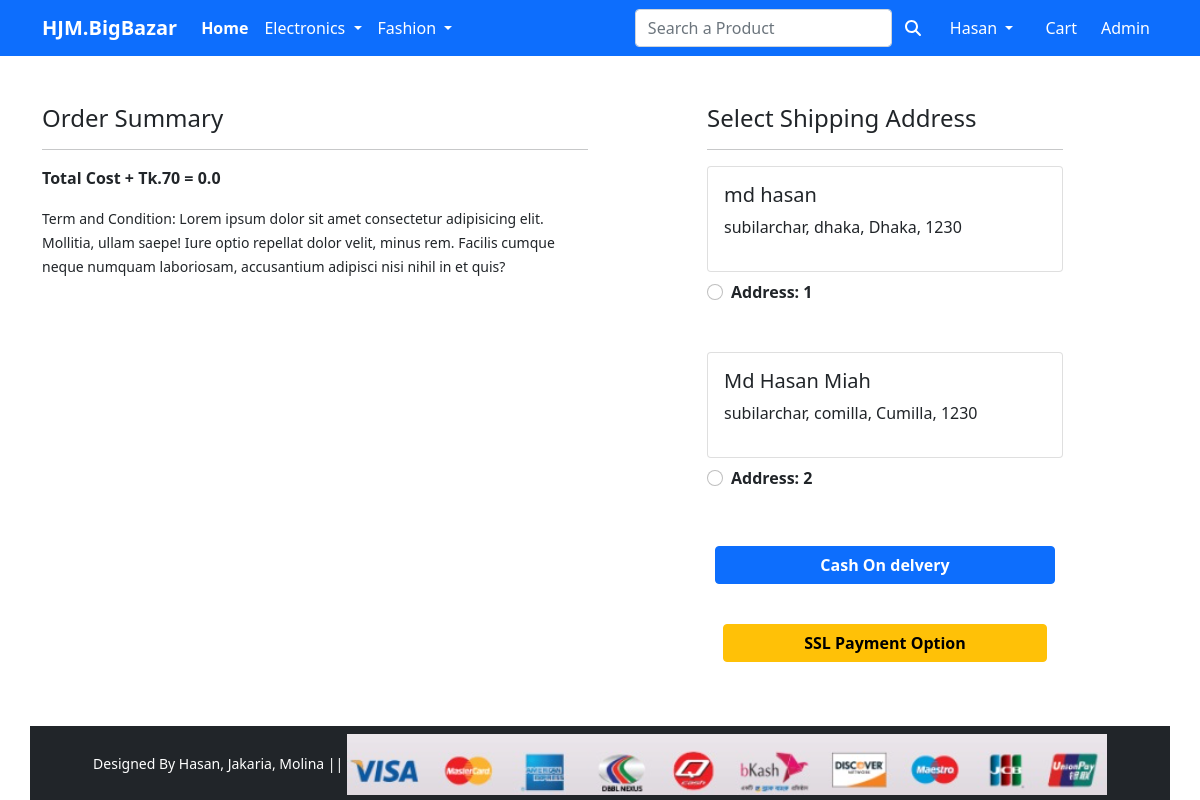
Screenshot of /checkout/ (signed in) with the database file from the repository.
### app/models.py (models this page shows, shortened)
class Customer(models.Model):
 user = models.ForeignKey(User, on_delete=models.CASCADE)
 name = models.CharField(max_length=200)
 locality = models.CharField(max_length=200)
 city = models.CharField(max_length=50)
 zipcode = models.IntegerField()
 state = models.CharField(choices=STATE_CHOICES, max_length=50)

### app/views.py (the view)
# urls.py: path('checkout/', views.checkout, name='checkout'),
@login_required
def checkout(request):
    user = request.user
    add = Customer.objects.filter(user=user)
    payment_method = PaymentMethodForm()
    cart_items = Cart.objects.filter(user=user)
    amount = 0.0
    shipping_amount = 70.0
    total_amount = 0.0
    cart_product = [p for p in Cart.objects.all() if p.user == user]
    if cart_product:
        for p in cart_product:
                tempamount =(p.quantity * p.product.discounted_price)
                amount += tempamount
                total_amount = amount + shipping_amount
    return render(request, 'app/checkout.html', {'add':add, 'total_amount':total_amount, 'cart_items':cart_items})

### app/templates/app/checkout.html (shortened to what this page needs)
{% extends 'app/base.html' %}
{% load static %}
{% block main-content %}
<div class="container">
 <div class="row mt-5">
  <div class="col-sm-6">
    <h4>Order Summary</h4>
    <hr>
    <p class="fw-bold"> Total Cost + Tk.70 = {{total_amount}}</p>
    <small>Term and Condition: Lorem ipsum dolor sit amet consectetur adipisicing elit. Mollitia, ullam saepe! Iure optio repellat dolor velit, minus rem. Facilis cumque neque numquam laboriosam, accusantium adipisci nisi nihil in et quis?</small>
  </div>
  <div class="col-sm-4 offset-sm-1">
    <h4>Select Shipping Address</h4>
    <hr>
    <form action="/paymentdone" id="myform">
      {% for ad  in add %}
      <div class="card">
        <div class="card-body">
        <h5>{{ad.name}}</h5>
        <p>{{ad.locality}}, {{ad.city}}, {{ad.state}}, {{ad.zipcode}}</p>
        </div>
      </div>
        <div class="form-check mt-2 mb-5">
          <input class="form-check-input" type="radio" name="custid" id="custid{{forloop.counter}}" value="{{ad.id}}">
          <label class="form-check-label fw-bold" for="custadd{{forloop.counter}}">
            Address: {{forloop.counter}} </label>
        </div>
       {% endfor %}
       <div class="p-2 w-full">
        <div class="d-grid gap-3">
        <button type="submit" class="btn btn-primary px-5 fw-bold ">Cash On delvery</button>
       </div>
      </div>
      </form>
      <form method="POST" action="{% url 'donate' %}">
        <div class="flex flex-wrap -m-2">
          <div class="p-2 w-full">
          <div class="p-2 w-full">
            <div class="d-grid gap-2">
            <button class="btn btn-warning mt-3 px-5 fw-bold">SSL Payment Option </button>
          </div>
     </div>
   </form>
    </div>
  </div>
</div>
{% endblock main-content %}

### app/templates/app/base.html (shortened to what this page needs)
<!doctype html>
{% load static %}
<html lang="en">
  <head>
    <link href="https://cdn.jsdelivr.net/npm/bootstrap@5.0.0-beta1/dist/css/bootstrap.min.css" rel="stylesheet">
    <link rel="stylesheet" href="{% static 'app/css/owl.carousel.min.css' %}">
    <link rel="stylesheet" href="{% static 'app/css/all.min.css' %}">
    <link rel="stylesheet" href="{% static 'app/css/style.css' %}">
        <link href="https://cdn.jsdelivr.net/npm/bootstrap@5.1.3/dist/css/bootstrap.min.css" rel="stylesheet">
  </head>
  <body>
    <nav class="navbar navbar-expand-lg navbar-light bg-primary">
     <div class="container">
       <a class="navbar-brand text-white  fw-bold" href="/">HJM.BigBazar</a>
       <div class="collapse navbar-collapse" id="navbarSupportedContent">
         <ul class="navbar-nav me-auto mb-2 mb-lg-0">
           <li class="nav-item">
             <a class="nav-link active text-white fw-bold" aria-current="page" href="/">Home</a>
           </li>
           <li class="nav-item dropdown">
             <a class="nav-link dropdown-toggle text-white" href="#" id="electronicsDropdown" role="button" data-bs-toggle="dropdown" aria-expanded="false">
               Electronics
             </a>
           </li>
           <li class="nav-item dropdown">
             <a class="nav-link dropdown-toggle text-white" href="#" id="fashionDropdown" role="button" data-bs-toggle="dropdown" aria-expanded="false">
               Fashion
             </a>
           </li>
         </ul>
         <form method="get" action="/search/" class="d-flex">
          <div class="form-group">
            <input type="text" class="form-control" name="query" id="query" placeholder="Search a Product">
           </div>
           <button type="submit" class="btn btn-primary"><i class="fa fa-search"></i></button>
         </form>
         <div>
          <ul class="navbar-nav me-auto mb-2 mb-lg-0">
          {% if request.user.is_authenticated %}
           <li class="nav-item dropdown mx-2">
              <a class="nav-link dropdown-toggle text-white" href="#" id="profileDropdown" role="button" data-bs-toggle="dropdown" aria-expanded="false">
                {{request.user.username|capfirst}}
              </a>
            </li>
            <li class="nav-item mx-2">
             <a href="{% url 'showcart' %}" class="nav-link text-white"> Cart </a>
            </li>
          {% endif %}
          <li class="nav-item dropdown">
            <a href="http://127.0.0.1:8000/admin/login/?next=/admin/"  class="nav-link text-white">Admin</a>
            </ul>
         </div>
       </div>
     </div>
    </nav>
    {% block main-content %} {% endblock main-content %}
    <footer class="container-fluid bg-dark text-center p-2 mt-5">
        <small class="text-white"> Designed By Hasan, Jakaria, Molina || </small>
        <img src="{% static 'app/images/payment1.png' %}" alt="" srcset="" class="img-fluid" height="2px">
    </footer>
  </body>
</html>

### rows the page displays
Customer: name "md hasan", locality "subilarchar", city "dhaka", state "Dhaka", zipcode "1230"
Customer: name "Md Hasan Miah", locality "subilarchar", city "comilla", state "Cumilla", zipcode "1230"

### other values shown
{{ request.user.username|capfirst }} "Hasan"
{{ total_amount }} "0.0"
